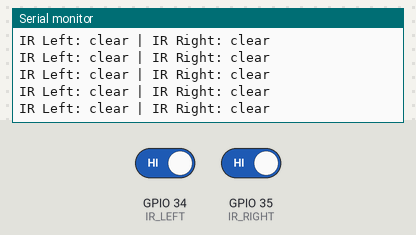
Recording of a sketch running on a simulated ESP32. Parts: the last lines printed to the serial monitor. Inputs (shaded band) come from the test bench; at power-on: GPIO 34 (IR_LEFT) HIGH, GPIO 35 (IR_RIGHT) HIGH. WiFi joins after 1.5 s; servers stay silent unless stated.

Above: at 2.7 s.
2.8 s: GPIO 34 (IR_LEFT) driven LOW
At 2.84 s:
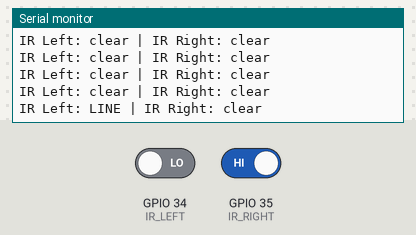
4.7 s: GPIO 35 (IR_RIGHT) driven LOW
At 4.75 s:
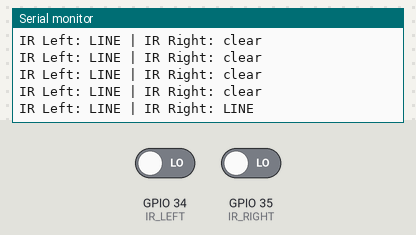
6.6 s: GPIO 34 (IR_LEFT) driven HIGH
At 6.62 s:
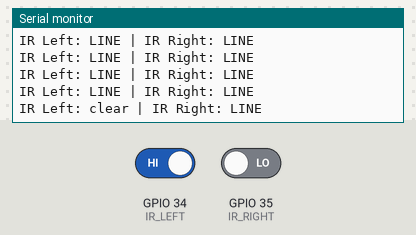

The sketch:

line_test_esp1.ino
```cpp
// ════════════════════════════════════════════════════════════════
//  LINE FOLLOW TEST — ESP32 #1
//  Reads IR sensors, sends to ESP32 #2 via ESP-NOW
//  D34 = IR Left
//  D35 = IR Right
// ════════════════════════════════════════════════════════════════

#include <WiFi.h>
#include <esp_now.h>

#define IR_LEFT  34
#define IR_RIGHT 35

// ── Broadcast MAC Address ────────────────────────────────────────
// Using Broadcast means you DO NOT need to copy ESP2's MAC address!
// ESP1 will just shout the data out, and ESP2 will listen.
uint8_t broadcastMAC[] = {0xFF, 0xFF, 0xFF, 0xFF, 0xFF, 0xFF};

typedef struct {
  bool irLeft;
  bool irRight;
} IRPacket;

IRPacket packet;

void onSent(const uint8_t* mac, esp_now_send_status_t status) {
  // uncomment below to debug sends
  // Serial.println(status == ESP_NOW_SEND_SUCCESS ? "Sent OK" : "Send FAIL");
}

void setup() {
  Serial.begin(115200);
  pinMode(IR_LEFT,  INPUT);
  pinMode(IR_RIGHT, INPUT);

  // Sync Radio Channel to Hotspot so ESP-NOW matches ESP2
  WiFi.mode(WIFI_STA);
  WiFi.begin("Devansh", "dev182005");
  Serial.print("Connecting to Wi-Fi to sync radio channel.");
  while (WiFi.status() != WL_CONNECTED) {
    delay(500);
    Serial.print(".");
  }
  Serial.println("\nWi-Fi Connected! Radio Channel Synced.");

  if (esp_now_init() != ESP_OK) {
    Serial.println("ESP-NOW init failed!"); return;
  }
  esp_now_register_send_cb(onSent);

  esp_now_peer_info_t peer = {};
  memcpy(peer.peer_addr, broadcastMAC, 6);
  peer.channel = 0;
  peer.encrypt = false;
  if (esp_now_add_peer(&peer) != ESP_OK) {
    Serial.println("Peer add failed — check MAC!"); return;
  }

  Serial.println("Ready — sending IR data to ESP32 #2");
}

void loop() {
  // LOW = line detected on HW-201
  packet.irLeft  = (digitalRead(IR_LEFT)  == LOW);
  packet.irRight = (digitalRead(IR_RIGHT) == LOW);

  esp_now_send(broadcastMAC, (uint8_t*)&packet, sizeof(packet));

  Serial.printf("IR Left: %s | IR Right: %s\n",
    packet.irLeft  ? "LINE" : "clear",
    packet.irRight ? "LINE" : "clear");

  delay(50); // 20 times per second
}
```

Measured:
- after the input at 2.8 s, the serial monitor: prints a new line at once (image 1)
- after the input at 4.7 s, the serial monitor: prints a new line at once (image 2)
- after the input at 6.6 s, the serial monitor: prints a new line at once (image 3)
